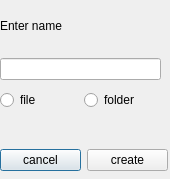
<?xml version="1.0" encoding="UTF-8"?>
<ui version="4.0">
 <class>NewFile</class>
 <widget class="QDialog" name="NewFile">
  <property name="geometry">
   <rect>
    <x>0</x>
    <y>0</y>
    <width>170</width>
    <height>179</height>
   </rect>
  </property>
  <property name="windowTitle">
   <string>Dialog</string>
  </property>
  <widget class="QWidget" name="horizontalLayoutWidget">
   <property name="geometry">
    <rect>
     <x>0</x>
     <y>120</y>
     <width>168</width>
     <height>80</height>
    </rect>
   </property>
   <layout class="QHBoxLayout" name="horizontalLayout">
    <item>
     <widget class="QPushButton" name="cancel">
      <property name="text">
       <string>cancel</string>
      </property>
     </widget>
    </item>
    <item>
     <widget class="QPushButton" name="create">
      <property name="text">
       <string>create</string>
      </property>
     </widget>
    </item>
   </layout>
  </widget>
  <widget class="QWidget" name="verticalLayoutWidget_2">
   <property name="geometry">
    <rect>
     <x>0</x>
     <y>0</y>
     <width>161</width>
     <height>80</height>
    </rect>
   </property>
   <layout class="QVBoxLayout" name="verticalLayout_2">
    <item>
     <widget class="QLabel" name="label">
      <property name="text">
       <string>Enter name</string>
      </property>
     </widget>
    </item>
    <item>
     <widget class="QLineEdit" name="NewFileName"/>
    </item>
   </layout>
  </widget>
  <widget class="QWidget" name="horizontalLayoutWidget_2">
   <property name="geometry">
    <rect>
     <x>0</x>
     <y>80</y>
     <width>161</width>
     <height>41</height>
    </rect>
   </property>
   <layout class="QHBoxLayout" name="horizontalLayout_2">
    <item>
     <widget class="QRadioButton" name="FileRadioButton">
      <property name="text">
       <string>file</string>
      </property>
     </widget>
    </item>
    <item>
     <widget class="QRadioButton" name="FolderRadioButton">
      <property name="text">
       <string>folder</string>
      </property>
     </widget>
    </item>
   </layout>
  </widget>
 </widget>
 <resources/>
 <connections/>
</ui>
